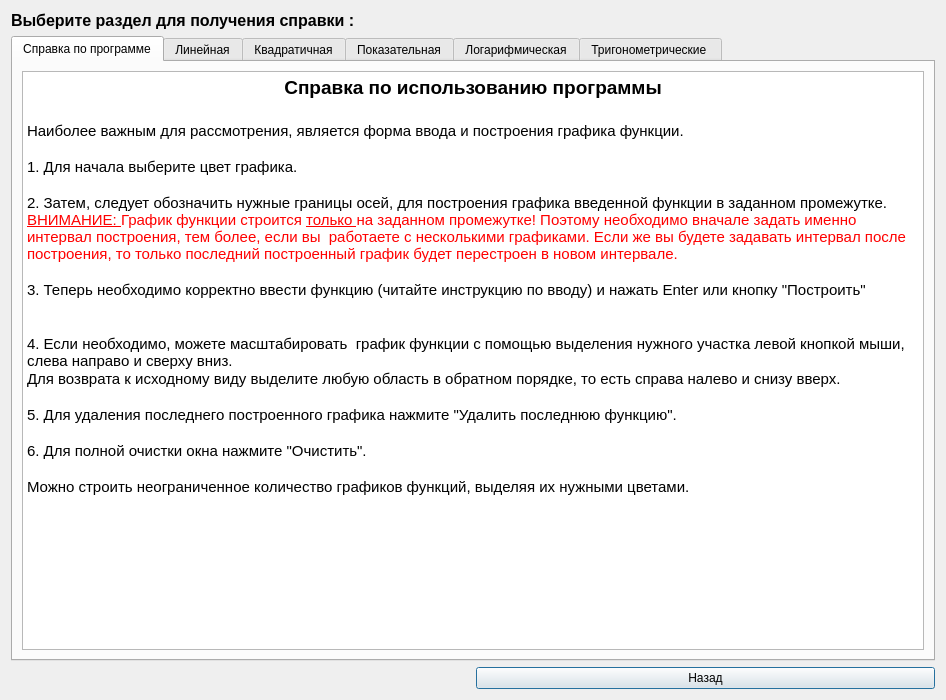
<?xml version="1.0" encoding="UTF-8"?>
<ui version="4.0">
 <class>help</class>
 <widget class="QDialog" name="help">
  <property name="geometry">
   <rect>
    <x>0</x>
    <y>0</y>
    <width>946</width>
    <height>700</height>
   </rect>
  </property>
  <property name="windowTitle">
   <string>GraphX - Справка </string>
  </property>
  <property name="windowIcon">
   <iconset resource="res.qrc">
    <normaloff>:/Res/res/Eclipse.png</normaloff>:/Res/res/Eclipse.png</iconset>
  </property>
  <layout class="QGridLayout" name="gridLayout">
   <item row="0" column="0">
    <widget class="QLabel" name="label">
     <property name="font">
      <font>
       <pointsize>12</pointsize>
       <weight>75</weight>
       <bold>true</bold>
      </font>
     </property>
     <property name="text">
      <string>Выберите раздел для получения справки :</string>
     </property>
    </widget>
   </item>
   <item row="2" column="1">
    <widget class="QPushButton" name="pushButton">
     <property name="text">
      <string>Назад</string>
     </property>
    </widget>
   </item>
   <item row="1" column="0" colspan="2">
    <widget class="QTabWidget" name="tabWidget">
     <property name="currentIndex">
      <number>0</number>
     </property>
     <widget class="QWidget" name="tab_6">
      <attribute name="title">
       <string>Справка по программе</string>
      </attribute>
      <layout class="QGridLayout" name="gridLayout_7">
       <item row="0" column="0">
        <widget class="QTextEdit" name="textEdit_6">
         <property name="readOnly">
          <bool>true</bool>
         </property>
         <property name="html">
          <string>&lt;!DOCTYPE HTML PUBLIC &quot;-//W3C//DTD HTML 4.0//EN&quot; &quot;http://www.w3.org/TR/REC-html40/strict.dtd&quot;&gt;
&lt;html&gt;&lt;head&gt;&lt;meta name=&quot;qrichtext&quot; content=&quot;1&quot; /&gt;&lt;style type=&quot;text/css&quot;&gt;
p, li { white-space: pre-wrap; }
&lt;/style&gt;&lt;/head&gt;&lt;body style=&quot; font-family:'Ubuntu'; font-size:11pt; font-weight:400; font-style:normal;&quot;&gt;
&lt;p align=&quot;center&quot; style=&quot; margin-top:0px; margin-bottom:0px; margin-left:0px; margin-right:0px; -qt-block-indent:0; text-indent:0px;&quot;&gt;&lt;span style=&quot; font-size:14pt; font-weight:600;&quot;&gt;Справка по использованию программы&lt;/span&gt;&lt;/p&gt;
&lt;p style=&quot;-qt-paragraph-type:empty; margin-top:0px; margin-bottom:0px; margin-left:0px; margin-right:0px; -qt-block-indent:0; text-indent:0px; font-size:14pt; font-weight:600;&quot;&gt;&lt;/p&gt;
&lt;p style=&quot; margin-top:0px; margin-bottom:0px; margin-left:0px; margin-right:0px; -qt-block-indent:0; text-indent:0px;&quot;&gt;Наиболее важным для рассмотрения, является форма ввода и построения графика функции.&lt;/p&gt;
&lt;p style=&quot;-qt-paragraph-type:empty; margin-top:0px; margin-bottom:0px; margin-left:0px; margin-right:0px; -qt-block-indent:0; text-indent:0px;&quot;&gt;&lt;/p&gt;
&lt;p style=&quot; margin-top:0px; margin-bottom:0px; margin-left:0px; margin-right:0px; -qt-block-indent:0; text-indent:0px;&quot;&gt;1. Для начала выберите цвет графика.&lt;/p&gt;
&lt;p style=&quot;-qt-paragraph-type:empty; margin-top:0px; margin-bottom:0px; margin-left:0px; margin-right:0px; -qt-block-indent:0; text-indent:0px;&quot;&gt;&lt;/p&gt;
&lt;p style=&quot; margin-top:0px; margin-bottom:0px; margin-left:0px; margin-right:0px; -qt-block-indent:0; text-indent:0px;&quot;&gt;2. Затем, следует обозначить нужные границы осей, для построения графика введенной функции в заданном промежутке. &lt;span style=&quot; text-decoration: underline; color:#ff0000;&quot;&gt;ВНИМАНИЕ: &lt;/span&gt;&lt;span style=&quot; color:#ff0000;&quot;&gt;График функции строится &lt;/span&gt;&lt;span style=&quot; text-decoration: underline; color:#ff0000;&quot;&gt;только &lt;/span&gt;&lt;span style=&quot; color:#ff0000;&quot;&gt;на заданном промежутке! Поэтому необходимо вначале задать именно интервал построения, тем более, если вы  работаете с несколькими графиками. Если же вы будете задавать интервал после построения, то только последний построенный график будет перестроен в новом интервале.&lt;/span&gt;&lt;/p&gt;
&lt;p style=&quot;-qt-paragraph-type:empty; margin-top:0px; margin-bottom:0px; margin-left:0px; margin-right:0px; -qt-block-indent:0; text-indent:0px;&quot;&gt;&lt;/p&gt;
&lt;p style=&quot; margin-top:0px; margin-bottom:0px; margin-left:0px; margin-right:0px; -qt-block-indent:0; text-indent:0px;&quot;&gt;3. Теперь необходимо корректно ввести функцию (читайте инструкцию по вводу) и нажать Enter или кнопку &amp;quot;Построить&amp;quot;&lt;/p&gt;
&lt;p style=&quot;-qt-paragraph-type:empty; margin-top:0px; margin-bottom:0px; margin-left:0px; margin-right:0px; -qt-block-indent:0; text-indent:0px;&quot;&gt;&lt;/p&gt;
&lt;p style=&quot;-qt-paragraph-type:empty; margin-top:0px; margin-bottom:0px; margin-left:0px; margin-right:0px; -qt-block-indent:0; text-indent:0px;&quot;&gt;&lt;/p&gt;
&lt;p style=&quot; margin-top:0px; margin-bottom:0px; margin-left:0px; margin-right:0px; -qt-block-indent:0; text-indent:0px;&quot;&gt;4. Если необходимо, можете масштабировать  график функции с помощью выделения нужного участка левой кнопкой мыши, слева направо и сверху вниз.&lt;/p&gt;
&lt;p style=&quot; margin-top:0px; margin-bottom:0px; margin-left:0px; margin-right:0px; -qt-block-indent:0; text-indent:0px;&quot;&gt;Для возврата к исходному виду выделите любую область в обратном порядке, то есть справа налево и снизу вверх.&lt;/p&gt;
&lt;p style=&quot;-qt-paragraph-type:empty; margin-top:0px; margin-bottom:0px; margin-left:0px; margin-right:0px; -qt-block-indent:0; text-indent:0px;&quot;&gt;&lt;/p&gt;
&lt;p style=&quot; margin-top:0px; margin-bottom:0px; margin-left:0px; margin-right:0px; -qt-block-indent:0; text-indent:0px;&quot;&gt;5. Для удаления последнего построенного графика нажмите &amp;quot;Удалить последнюю функцию&amp;quot;.&lt;/p&gt;
&lt;p style=&quot;-qt-paragraph-type:empty; margin-top:0px; margin-bottom:0px; margin-left:0px; margin-right:0px; -qt-block-indent:0; text-indent:0px;&quot;&gt;&lt;/p&gt;
&lt;p style=&quot; margin-top:0px; margin-bottom:0px; margin-left:0px; margin-right:0px; -qt-block-indent:0; text-indent:0px;&quot;&gt;6. Для полной очистки окна нажмите &amp;quot;Очистить&amp;quot;.&lt;/p&gt;
&lt;p style=&quot;-qt-paragraph-type:empty; margin-top:0px; margin-bottom:0px; margin-left:0px; margin-right:0px; -qt-block-indent:0; text-indent:0px;&quot;&gt;&lt;/p&gt;
&lt;p style=&quot; margin-top:0px; margin-bottom:0px; margin-left:0px; margin-right:0px; -qt-block-indent:0; text-indent:0px;&quot;&gt;Можно строить неограниченное количество графиков функций, выделяя их нужными цветами.&lt;/p&gt;
&lt;p style=&quot;-qt-paragraph-type:empty; margin-top:0px; margin-bottom:0px; margin-left:0px; margin-right:0px; -qt-block-indent:0; text-indent:0px;&quot;&gt;&lt;/p&gt;&lt;/body&gt;&lt;/html&gt;</string>
         </property>
        </widget>
       </item>
      </layout>
     </widget>
     <widget class="QWidget" name="tab">
      <attribute name="title">
       <string>Линейная</string>
      </attribute>
      <layout class="QGridLayout" name="gridLayout_2">
       <item row="0" column="0">
        <widget class="QTextEdit" name="textEdit">
         <property name="readOnly">
          <bool>true</bool>
         </property>
         <property name="html">
          <string>&lt;!DOCTYPE HTML PUBLIC &quot;-//W3C//DTD HTML 4.0//EN&quot; &quot;http://www.w3.org/TR/REC-html40/strict.dtd&quot;&gt;
&lt;html&gt;&lt;head&gt;&lt;meta name=&quot;qrichtext&quot; content=&quot;1&quot; /&gt;&lt;style type=&quot;text/css&quot;&gt;
p, li { white-space: pre-wrap; }
&lt;/style&gt;&lt;/head&gt;&lt;body style=&quot; font-family:'Ubuntu'; font-size:11pt; font-weight:400; font-style:normal;&quot;&gt;
&lt;p style=&quot; margin-top:12px; margin-bottom:12px; margin-left:0px; margin-right:0px; -qt-block-indent:0; text-indent:0px;&quot;&gt;&lt;span style=&quot; font-family:'Courier New, monospace'; font-size:14pt; font-weight:600; color:#000000;&quot;&gt;Линейная функция&lt;/span&gt;&lt;span style=&quot; font-family:'Courier New, monospace'; font-size:medium; font-weight:600; color:#000000;&quot;&gt; &lt;/span&gt;&lt;span style=&quot; font-family:'Courier New, monospace'; font-size:medium; color:#000000;&quot;&gt;— функция вида:&lt;/span&gt;&lt;/p&gt;
&lt;p style=&quot; margin-top:8px; margin-bottom:8px; margin-left:0px; margin-right:0px; -qt-block-indent:0; text-indent:0px;&quot;&gt;&lt;span style=&quot; font-family:'Courier New, monospace'; font-size:large; font-weight:600; font-style:italic; color:#aa0000;&quot;&gt;y&lt;/span&gt;&lt;span style=&quot; font-family:'Courier New, monospace'; font-size:large; font-weight:600; color:#aa0000;&quot;&gt;=&lt;/span&gt;&lt;span style=&quot; font-family:'Courier New, monospace'; font-size:large; font-weight:600; font-style:italic; color:#aa0000;&quot;&gt;kx&lt;/span&gt;&lt;span style=&quot; font-family:'Courier New, monospace'; font-size:large; font-weight:600; color:#aa0000;&quot;&gt;+&lt;/span&gt;&lt;span style=&quot; font-family:'Courier New, monospace'; font-size:large; font-weight:600; font-style:italic; color:#aa0000;&quot;&gt;b&lt;/span&gt;&lt;/p&gt;
&lt;p style=&quot; margin-top:8px; margin-bottom:8px; margin-left:0px; margin-right:0px; -qt-block-indent:0; text-indent:0px;&quot;&gt;&lt;img src=&quot;:/Res/res/Linear_functions2.PNG&quot; /&gt;&lt;/p&gt;
&lt;p style=&quot;-qt-paragraph-type:empty; margin-top:8px; margin-bottom:8px; margin-left:0px; margin-right:0px; -qt-block-indent:0; text-indent:0px; font-family:'Courier New, monospace'; font-size:large; font-weight:600; font-style:italic; color:#aa0000;&quot;&gt;&lt;/p&gt;
&lt;p style=&quot;-qt-paragraph-type:empty; margin-top:8px; margin-bottom:8px; margin-left:0px; margin-right:0px; -qt-block-indent:0; text-indent:0px; font-family:'Courier New, monospace'; font-size:large; font-weight:600; font-style:italic; color:#aa0000;&quot;&gt;&lt;/p&gt;
&lt;p style=&quot; margin-top:0px; margin-bottom:0px; margin-left:0px; margin-right:0px; -qt-block-indent:0; text-indent:0px;&quot;&gt;&lt;a name=&quot;.D0.A1.D0.B2.D0.BE.D0.B9.D1.81.D1.82.D0.B2.D0.B0&quot;&gt;&lt;/a&gt;&lt;span style=&quot; font-family:'Courier New, monospace'; font-size:medium; font-weight:600; text-decoration: underline; color:#000000;&quot;&gt;С&lt;/span&gt;&lt;span style=&quot; font-family:'Courier New, monospace'; font-size:medium; font-weight:600; text-decoration: underline; color:#000000;&quot;&gt;войства:&lt;/span&gt;&lt;/p&gt;
&lt;ul style=&quot;margin-top: 0px; margin-bottom: 0px; margin-left: 0px; margin-right: 0px; -qt-list-indent: 1;&quot;&gt;&lt;li style=&quot; margin-top:12px; margin-bottom:0px; margin-left:0px; margin-right:0px; -qt-block-indent:0; text-indent:0px;&quot;&gt;&lt;span style=&quot; font-family:'Courier New, monospace'; font-size:medium; font-style:italic; color:#000000;&quot;&gt;k является тангенсом угла, который образует прямая с положительным направлением оси абсцисс.&lt;/span&gt;&lt;span style=&quot; font-style:italic;&quot;&gt; &lt;/span&gt;&lt;/li&gt;
&lt;li style=&quot; margin-top:12px; margin-bottom:0px; margin-left:0px; margin-right:0px; -qt-block-indent:0; text-indent:0px;&quot;&gt;&lt;span style=&quot; font-family:'Courier New, monospace'; font-size:medium; font-style:italic; color:#000000;&quot;&gt;При k &amp;gt; 0, прямая образует острый угол с осью абсцисс.&lt;/span&gt;&lt;span style=&quot; font-style:italic;&quot;&gt; &lt;/span&gt;&lt;/li&gt;
&lt;li style=&quot; font-style:italic;&quot; style=&quot; margin-top:12px; margin-bottom:0px; margin-left:0px; margin-right:0px; -qt-block-indent:0; text-indent:0px;&quot;&gt;&lt;span style=&quot; font-family:'Courier New, monospace'; font-size:medium; color:#000000;&quot;&gt;При k &amp;lt; 0, прямая образует тупой угол с осью абсцисс.&lt;/span&gt; &lt;/li&gt;
&lt;li style=&quot; margin-top:12px; margin-bottom:0px; margin-left:0px; margin-right:0px; -qt-block-indent:0; text-indent:0px;&quot;&gt;&lt;span style=&quot; font-family:'Courier New, monospace'; font-size:medium; font-style:italic; color:#000000;&quot;&gt;При k = 0, прямая параллельна оси абсцисс&lt;/span&gt;&lt;span style=&quot; font-style:italic;&quot;&gt; &lt;/span&gt;&lt;/li&gt;
&lt;li style=&quot; font-style:italic;&quot; style=&quot; margin-top:12px; margin-bottom:0px; margin-left:0px; margin-right:0px; -qt-block-indent:0; text-indent:0px;&quot;&gt;&lt;span style=&quot; font-family:'Courier New, monospace'; font-size:medium; color:#000000;&quot;&gt;b является показателем ординаты точки пересечения прямой с осью ординат.&lt;/span&gt; &lt;/li&gt;
&lt;li style=&quot; font-style:italic;&quot; style=&quot; margin-top:12px; margin-bottom:0px; margin-left:0px; margin-right:0px; -qt-block-indent:0; text-indent:0px;&quot;&gt;&lt;span style=&quot; font-family:'Courier New, monospace'; font-size:medium; color:#000000;&quot;&gt;При b = 0, прямая проходит через начало координат.&lt;/span&gt;&lt;/li&gt;&lt;/ul&gt;
&lt;p style=&quot; margin-top:12px; margin-bottom:12px; margin-left:0px; margin-right:0px; -qt-block-indent:0; text-indent:0px;&quot;&gt;&lt;br /&gt;&lt;/p&gt;&lt;/body&gt;&lt;/html&gt;</string>
         </property>
        </widget>
       </item>
      </layout>
     </widget>
     <widget class="QWidget" name="tab_2">
      <attribute name="title">
       <string>Квадратичная</string>
      </attribute>
      <layout class="QGridLayout" name="gridLayout_3">
       <item row="0" column="0">
        <widget class="QTextEdit" name="textEdit_2">
         <property name="readOnly">
          <bool>true</bool>
         </property>
         <property name="html">
          <string>&lt;!DOCTYPE HTML PUBLIC &quot;-//W3C//DTD HTML 4.0//EN&quot; &quot;http://www.w3.org/TR/REC-html40/strict.dtd&quot;&gt;
&lt;html&gt;&lt;head&gt;&lt;meta name=&quot;qrichtext&quot; content=&quot;1&quot; /&gt;&lt;style type=&quot;text/css&quot;&gt;
p, li { white-space: pre-wrap; }
&lt;/style&gt;&lt;/head&gt;&lt;body style=&quot; font-family:'Ubuntu'; font-size:11pt; font-weight:400; font-style:normal;&quot;&gt;
&lt;p style=&quot; margin-top:12px; margin-bottom:12px; margin-left:0px; margin-right:0px; -qt-block-indent:0; text-indent:0px;&quot;&gt;&lt;span style=&quot; font-family:'Courier New, monospace'; font-size:medium; font-weight:600; color:#000000;&quot;&gt;Квадратичной функцией &lt;/span&gt;&lt;span style=&quot; font-family:'Courier New, monospace'; font-size:medium; color:#000000;&quot;&gt;называется функция , которую можно задать формулой вида: &lt;/span&gt;&lt;/p&gt;
&lt;p style=&quot; margin-top:12px; margin-bottom:12px; margin-left:0px; margin-right:0px; -qt-block-indent:0; text-indent:0px;&quot;&gt;&lt;span style=&quot; font-family:'Courier New, monospace'; font-size:14pt; font-weight:600; color:#aa0000;&quot;&gt;f(x) = ax&lt;/span&gt;&lt;span style=&quot; font-family:'Courier New, monospace'; font-size:14pt; font-weight:600; color:#aa0000; vertical-align:super;&quot;&gt;2&lt;/span&gt;&lt;span style=&quot; font-family:'Courier New, monospace'; font-size:14pt; font-weight:600; color:#aa0000;&quot;&gt; + bx + c &lt;/span&gt;&lt;span style=&quot; font-family:'Courier New, monospace'; font-size:medium; color:#000000;&quot;&gt;, где&lt;/span&gt;&lt;span style=&quot; font-family:'Courier New, monospace'; font-size:12pt; color:#aa0000;&quot;&gt; a&lt;/span&gt;&lt;span style=&quot; font-size:12pt; color:#aa0000;&quot;&gt;≠&lt;/span&gt;&lt;span style=&quot; font-family:'Courier New, monospace'; font-size:12pt; color:#aa0000;&quot;&gt;0&lt;/span&gt;&lt;span style=&quot; font-family:'Courier New, monospace'; font-size:medium; color:#aa0000;&quot;&gt; &lt;/span&gt;&lt;span style=&quot; font-family:'Courier New, monospace'; font-size:medium; color:#000000;&quot;&gt;.&lt;/span&gt;&lt;/p&gt;
&lt;p style=&quot;-qt-paragraph-type:empty; margin-top:12px; margin-bottom:12px; margin-left:0px; margin-right:0px; -qt-block-indent:0; text-indent:0px;&quot;&gt;&lt;/p&gt;
&lt;p style=&quot; margin-top:12px; margin-bottom:12px; margin-left:0px; margin-right:0px; -qt-block-indent:0; text-indent:0px;&quot;&gt;&lt;img src=&quot;:/Res/res/kvadr2.png&quot; /&gt;&lt;/p&gt;
&lt;p style=&quot;-qt-paragraph-type:empty; margin-top:12px; margin-bottom:12px; margin-left:0px; margin-right:0px; -qt-block-indent:0; text-indent:0px; font-family:'Courier New, monospace'; font-size:medium; color:#000000;&quot;&gt;&lt;/p&gt;
&lt;p style=&quot; margin-top:12px; margin-bottom:12px; margin-left:0px; margin-right:0px; -qt-block-indent:0; text-indent:0px;&quot;&gt;&lt;span style=&quot; font-family:'Courier New, monospace'; font-size:medium; color:#000000;&quot;&gt;Многие свойства квадратичной функции зависят от значения дискриминанта. Дискриминант вычисляется по формуле D = b — 4 ac &lt;/span&gt;&lt;/p&gt;
&lt;p style=&quot; margin-top:0px; margin-bottom:0px; margin-left:0px; margin-right:0px; -qt-block-indent:0; text-indent:0px;&quot;&gt;&lt;a name=&quot;__DdeLink__2_626114461&quot;&gt;&lt;/a&gt;&lt;br /&gt;&lt;img src=&quot;:/Res/res/kvadr.png&quot; /&gt;&lt;br /&gt;&lt;/p&gt;&lt;/body&gt;&lt;/html&gt;</string>
         </property>
        </widget>
       </item>
      </layout>
     </widget>
     <widget class="QWidget" name="tab_4">
      <attribute name="title">
       <string>Показательная</string>
      </attribute>
      <layout class="QGridLayout" name="gridLayout_4">
       <item row="0" column="0">
        <widget class="QTextEdit" name="textEdit_3">
         <property name="readOnly">
          <bool>true</bool>
         </property>
         <property name="html">
          <string>&lt;!DOCTYPE HTML PUBLIC &quot;-//W3C//DTD HTML 4.0//EN&quot; &quot;http://www.w3.org/TR/REC-html40/strict.dtd&quot;&gt;
&lt;html&gt;&lt;head&gt;&lt;meta name=&quot;qrichtext&quot; content=&quot;1&quot; /&gt;&lt;style type=&quot;text/css&quot;&gt;
p, li { white-space: pre-wrap; }
&lt;/style&gt;&lt;/head&gt;&lt;body style=&quot; font-family:'Ubuntu'; font-size:11pt; font-weight:400; font-style:normal;&quot;&gt;
&lt;p style=&quot; margin-top:0px; margin-bottom:0px; margin-left:0px; margin-right:0px; -qt-block-indent:0; text-indent:0px;&quot;&gt;&lt;span style=&quot; font-family:'sans-serif'; font-weight:600; color:#000000; background-color:#ffffff;&quot;&gt;Показательная функция&lt;/span&gt;&lt;span style=&quot; font-family:'sans-serif'; color:#000000; background-color:#ffffff;&quot;&gt; —  &lt;/span&gt;&lt;/p&gt;
&lt;p style=&quot;-qt-paragraph-type:empty; margin-top:0px; margin-bottom:0px; margin-left:0px; margin-right:0px; -qt-block-indent:0; text-indent:0px; font-family:'sans-serif'; color:#000000;&quot;&gt;&lt;/p&gt;
&lt;p style=&quot; margin-top:0px; margin-bottom:0px; margin-left:0px; margin-right:0px; -qt-block-indent:0; text-indent:0px;&quot;&gt;&lt;span style=&quot; font-family:'sans-serif'; font-size:16pt; font-weight:600; color:#aa0000; background-color:#ffffff;&quot;&gt;f(x) = a&lt;/span&gt;&lt;span style=&quot; font-family:'sans-serif'; font-size:16pt; font-weight:600; color:#aa0000; background-color:#ffffff; vertical-align:super;&quot;&gt;x    &lt;/span&gt;&lt;span style=&quot; font-family:'sans-serif'; color:#000000; background-color:#ffffff;&quot;&gt;, где &lt;/span&gt;&lt;span style=&quot; font-family:'serif'; font-style:italic; color:#000000; background-color:#ffffff;&quot;&gt;a&lt;/span&gt;&lt;span style=&quot; font-family:'sans-serif'; color:#000000; background-color:#ffffff;&quot;&gt; называется «основанием», а &lt;/span&gt;&lt;span style=&quot; font-family:'serif'; font-style:italic; color:#000000; background-color:#ffffff;&quot;&gt;x&lt;/span&gt;&lt;span style=&quot; font-family:'sans-serif'; color:#000000; background-color:#ffffff;&quot;&gt; — «показателем» степени.&lt;/span&gt;&lt;/p&gt;
&lt;p style=&quot;-qt-paragraph-type:empty; margin-top:0px; margin-bottom:0px; margin-left:0px; margin-right:0px; -qt-block-indent:0; text-indent:0px; font-family:'sans-serif'; color:#000000;&quot;&gt;&lt;/p&gt;
&lt;p style=&quot; margin-top:0px; margin-bottom:0px; margin-left:0px; margin-right:0px; -qt-block-indent:0; text-indent:0px;&quot;&gt;&lt;img src=&quot;:/Res/res/pokaz2.png&quot; /&gt;&lt;/p&gt;
&lt;p style=&quot;-qt-paragraph-type:empty; margin-top:0px; margin-bottom:0px; margin-left:0px; margin-right:0px; -qt-block-indent:0; text-indent:0px; font-family:'sans-serif'; color:#000000;&quot;&gt;&lt;/p&gt;
&lt;p style=&quot; margin-top:0px; margin-bottom:0px; margin-left:0px; margin-right:0px; -qt-block-indent:0; text-indent:0px;&quot;&gt;&lt;span style=&quot; font-family:'sans-serif'; font-weight:600; color:#000000;&quot;&gt;График функции y = 2&lt;/span&gt;&lt;span style=&quot; font-family:'sans-serif'; font-weight:600; color:#000000; vertical-align:super;&quot;&gt;x &lt;/span&gt;&lt;span style=&quot; font-family:'sans-serif'; font-weight:600; color:#000000;&quot;&gt;:&lt;/span&gt;&lt;/p&gt;
&lt;p style=&quot;-qt-paragraph-type:empty; margin-top:0px; margin-bottom:0px; margin-left:0px; margin-right:0px; -qt-block-indent:0; text-indent:0px;&quot;&gt;&lt;/p&gt;
&lt;p style=&quot; margin-top:0px; margin-bottom:0px; margin-left:0px; margin-right:0px; -qt-block-indent:0; text-indent:0px;&quot;&gt;&lt;img src=&quot;:/Res/res/pokaz.png&quot; /&gt;&lt;/p&gt;
&lt;p style=&quot;-qt-paragraph-type:empty; margin-top:0px; margin-bottom:0px; margin-left:0px; margin-right:0px; -qt-block-indent:0; text-indent:0px; font-family:'sans-serif'; color:#000000;&quot;&gt;&lt;/p&gt;&lt;/body&gt;&lt;/html&gt;</string>
         </property>
        </widget>
       </item>
      </layout>
     </widget>
     <widget class="QWidget" name="tab_5">
      <attribute name="title">
       <string>Логарифмическая</string>
      </attribute>
      <layout class="QGridLayout" name="gridLayout_5">
       <item row="0" column="0">
        <widget class="QTextEdit" name="textEdit_5">
         <property name="readOnly">
          <bool>true</bool>
         </property>
         <property name="html">
          <string>&lt;!DOCTYPE HTML PUBLIC &quot;-//W3C//DTD HTML 4.0//EN&quot; &quot;http://www.w3.org/TR/REC-html40/strict.dtd&quot;&gt;
&lt;html&gt;&lt;head&gt;&lt;meta name=&quot;qrichtext&quot; content=&quot;1&quot; /&gt;&lt;style type=&quot;text/css&quot;&gt;
p, li { white-space: pre-wrap; }
&lt;/style&gt;&lt;/head&gt;&lt;body style=&quot; font-family:'Ubuntu'; font-size:11pt; font-weight:400; font-style:normal;&quot;&gt;
&lt;p style=&quot; margin-top:0px; margin-bottom:0px; margin-left:0px; margin-right:0px; -qt-block-indent:0; text-indent:0px;&quot;&gt;&lt;span style=&quot; font-size:14pt; font-weight:600;&quot;&gt;Логарифмическая функция&lt;/span&gt;&lt;/p&gt;
&lt;p style=&quot;-qt-paragraph-type:empty; margin-top:0px; margin-bottom:0px; margin-left:0px; margin-right:0px; -qt-block-indent:0; text-indent:0px; font-size:14pt; font-weight:600;&quot;&gt;&lt;/p&gt;
&lt;p style=&quot; margin-top:0px; margin-bottom:0px; margin-left:0px; margin-right:0px; -qt-block-indent:0; text-indent:0px;&quot;&gt;&lt;span style=&quot; font-family:'sans-serif'; font-size:medium; color:#000000;&quot;&gt;Если рассматрив&lt;/span&gt;&lt;span style=&quot; font-family:'sans-serif'; color:#000000;&quot;&gt;ать логарифмируемое число как переменную, мы получим логарифмическую ф&lt;/span&gt;&lt;span style=&quot; font-family:'sans-serif'; font-size:medium; color:#000000;&quot;&gt;ункцию:&lt;/span&gt;&lt;/p&gt;
&lt;p style=&quot; margin-top:12px; margin-bottom:12px; margin-left:0px; margin-right:0px; -qt-block-indent:0; text-indent:0px;&quot;&gt;&lt;span style=&quot; font-size:14pt; color:#aa0000;&quot;&gt;y = log&lt;/span&gt;&lt;span style=&quot; font-size:14pt; color:#aa0000; vertical-align:sub;&quot;&gt;a&lt;/span&gt;&lt;span style=&quot; font-size:14pt; color:#aa0000;&quot;&gt;(x)&lt;/span&gt;&lt;/p&gt;
&lt;p style=&quot; margin-top:12px; margin-bottom:12px; margin-left:0px; margin-right:0px; -qt-block-indent:0; text-indent:0px;&quot;&gt;&lt;span style=&quot; font-family:'sans-serif'; font-size:medium; color:#000000;&quot;&gt;Она определена при a&amp;gt;0, a &lt;/span&gt;&lt;span style=&quot; font-size:14pt; color:#000000;&quot;&gt;≠&lt;/span&gt;&lt;span style=&quot; font-family:'sans-serif'; font-size:medium; color:#000000;&quot;&gt; 1 ; x&amp;gt;0  . Область значений: E(y) = (- &lt;/span&gt;&lt;span style=&quot; font-size:18pt;&quot;&gt;∞ &lt;/span&gt;&lt;span style=&quot; font-family:'sans-serif'; font-size:medium; color:#000000;&quot;&gt;; &lt;/span&gt;&lt;span style=&quot; font-size:18pt;&quot;&gt;∞&lt;/span&gt;&lt;span style=&quot; font-family:'sans-serif'; font-size:18pt; color:#000000;&quot;&gt; &lt;/span&gt;&lt;span style=&quot; font-family:'sans-serif'; font-size:medium; color:#000000;&quot;&gt;) . &lt;/span&gt;&lt;/p&gt;
&lt;p style=&quot; margin-top:12px; margin-bottom:12px; margin-left:0px; margin-right:0px; -qt-block-indent:0; text-indent:0px;&quot;&gt;&lt;span style=&quot; font-family:'sans-serif'; font-size:medium; color:#000000;&quot;&gt;Функция является строго возрастающей при &lt;/span&gt;&lt;span style=&quot; font-family:'serif'; font-size:medium; font-style:italic; color:#000000;&quot;&gt;a&lt;/span&gt;&lt;span style=&quot; font-family:'serif'; font-size:medium; color:#000000;&quot;&gt;&amp;gt; 1 &lt;/span&gt;&lt;span style=&quot; font-family:'sans-serif'; font-size:medium; color:#000000;&quot;&gt;и строго убывающей при &lt;/span&gt;&lt;span style=&quot; font-family:'serif'; font-size:medium; color:#000000;&quot;&gt;0 &amp;lt;&lt;/span&gt;&lt;span style=&quot; font-family:'serif'; font-size:medium; font-style:italic; color:#000000;&quot;&gt;a &lt;/span&gt;&lt;span style=&quot; font-family:'serif'; font-size:medium; color:#000000;&quot;&gt;&amp;lt; 1&lt;/span&gt;&lt;span style=&quot; font-family:'sans-serif'; font-size:medium; color:#000000;&quot;&gt;. График любой логарифмической функции проходит через точку &lt;/span&gt;&lt;span style=&quot; font-family:'serif'; font-size:medium; color:#000000;&quot;&gt;(1;0)&lt;/span&gt;&lt;span style=&quot; font-family:'sans-serif'; font-size:medium; color:#000000;&quot;&gt;. Функция и неограниченно всюду в своей области определения.&lt;/span&gt;&lt;/p&gt;
&lt;p style=&quot; margin-top:0px; margin-bottom:0px; margin-left:0px; margin-right:0px; -qt-block-indent:0; text-indent:0px;&quot;&gt;&lt;img src=&quot;:/Res/res/log.png&quot; /&gt;&lt;/p&gt;&lt;/body&gt;&lt;/html&gt;</string>
         </property>
        </widget>
       </item>
      </layout>
     </widget>
     <widget class="QWidget" name="tab_3">
      <attribute name="title">
       <string>Тригонометрические </string>
      </attribute>
      <layout class="QGridLayout" name="gridLayout_6">
       <item row="0" column="0">
        <widget class="QTextEdit" name="textEdit_4">
         <property name="readOnly">
          <bool>true</bool>
         </property>
         <property name="html">
          <string>&lt;!DOCTYPE HTML PUBLIC &quot;-//W3C//DTD HTML 4.0//EN&quot; &quot;http://www.w3.org/TR/REC-html40/strict.dtd&quot;&gt;
&lt;html&gt;&lt;head&gt;&lt;meta name=&quot;qrichtext&quot; content=&quot;1&quot; /&gt;&lt;style type=&quot;text/css&quot;&gt;
p, li { white-space: pre-wrap; }
&lt;/style&gt;&lt;/head&gt;&lt;body style=&quot; font-family:'Ubuntu'; font-size:11pt; font-weight:400; font-style:normal;&quot;&gt;
&lt;p style=&quot; margin-top:7px; margin-bottom:9px; margin-left:0px; margin-right:0px; -qt-block-indent:0; text-indent:0px;&quot;&gt;&lt;span style=&quot; font-family:'sans-serif'; font-weight:600; color:#000000;&quot;&gt;Тригонометри́ческие фу́нкции&lt;/span&gt;&lt;span style=&quot; font-family:'sans-serif'; color:#000000;&quot;&gt; —элементарные функции, которые исторически возникли при рассмотрении прямоугольных тряугольников и выражали зависимости сторон этих треугольников от острых углов при гипотенузе (или, что эквивалентно, зависимость хорд и высот от центрального угла в круге). Эти функции нашли широчайшее применение в самых разных областях науки. Впоследствии определение тригонометрических функций было расширено, их аргументом теперь может быть произвольное вещественное или даже комплексное число. Наука, изучающая свойства тригонометрических функций, называется тригонометрией.&lt;/span&gt;&lt;/p&gt;
&lt;p style=&quot; margin-top:7px; margin-bottom:9px; margin-left:0px; margin-right:0px; -qt-block-indent:0; text-indent:0px;&quot;&gt;&lt;span style=&quot; font-family:'sans-serif'; color:#000000;&quot;&gt;К &lt;/span&gt;&lt;span style=&quot; font-family:'sans-serif'; font-weight:600; color:#000000;&quot;&gt;тригонометрическим функциям&lt;/span&gt;&lt;span style=&quot; font-family:'sans-serif'; color:#000000;&quot;&gt; относятся, во-первых, &lt;/span&gt;&lt;span style=&quot; font-family:'sans-serif'; font-style:italic; color:#000000;&quot;&gt;прямые тригонометрические функции&lt;/span&gt;&lt;span style=&quot; font-family:'sans-serif'; color:#000000;&quot;&gt;:&lt;/span&gt;&lt;/p&gt;
&lt;ul type=&quot;square&quot; style=&quot;margin-top: 0px; margin-bottom: 0px; margin-left: 0px; margin-right: 0px; -qt-list-indent: 1;&quot;&gt;&lt;li style=&quot; font-family:'sans-serif'; color:#000000;&quot; style=&quot; margin-top:5px; margin-bottom:2px; margin-left:26px; margin-right:0px; -qt-block-indent:0; text-indent:0px;&quot;&gt;&lt;span style=&quot; font-weight:600; color:#aa0000;&quot;&gt;синус&lt;/span&gt;&lt;span style=&quot; color:#aa0000;&quot;&gt; (&lt;/span&gt;&lt;span style=&quot; font-family:'serif,palatino linotype,new athena unicode,athena,gentium,code2000'; color:#aa0000;&quot;&gt;sin &lt;/span&gt;&lt;span style=&quot; font-family:'serif,palatino linotype,new athena unicode,athena,gentium,code2000'; font-style:italic; color:#aa0000;&quot;&gt;x&lt;/span&gt;&lt;span style=&quot; color:#aa0000;&quot;&gt;),&lt;/span&gt;&lt;/li&gt;
&lt;li style=&quot; font-family:'sans-serif'; color:#aa0000;&quot; style=&quot; margin-top:0px; margin-bottom:2px; margin-left:26px; margin-right:0px; -qt-block-indent:0; text-indent:0px;&quot;&gt;&lt;span style=&quot; font-weight:600;&quot;&gt;косинус&lt;/span&gt; (&lt;span style=&quot; font-family:'serif,palatino linotype,new athena unicode,athena,gentium,code2000';&quot;&gt;cos &lt;/span&gt;&lt;span style=&quot; font-family:'serif,palatino linotype,new athena unicode,athena,gentium,code2000'; font-style:italic;&quot;&gt;x&lt;/span&gt;);&lt;/li&gt;&lt;/ul&gt;
&lt;p style=&quot; margin-top:7px; margin-bottom:9px; margin-left:0px; margin-right:0px; -qt-block-indent:0; text-indent:0px;&quot;&gt;&lt;span style=&quot; font-family:'sans-serif'; color:#000000;&quot;&gt;во-вторых, противоположные им тригонометрические функции:&lt;/span&gt;&lt;/p&gt;
&lt;ul type=&quot;square&quot; style=&quot;margin-top: 0px; margin-bottom: 0px; margin-left: 0px; margin-right: 0px; -qt-list-indent: 1;&quot;&gt;&lt;li style=&quot; font-family:'sans-serif'; color:#000000;&quot; style=&quot; margin-top:5px; margin-bottom:2px; margin-left:26px; margin-right:0px; -qt-block-indent:0; text-indent:0px;&quot;&gt;&lt;span style=&quot; font-weight:600; color:#aa0000;&quot;&gt;секанс&lt;/span&gt;&lt;span style=&quot; color:#aa0000;&quot;&gt; (&lt;/span&gt;&lt;span style=&quot; font-family:'serif,palatino linotype,new athena unicode,athena,gentium,code2000'; color:#aa0000;&quot;&gt;sec &lt;/span&gt;&lt;span style=&quot; font-family:'serif,palatino linotype,new athena unicode,athena,gentium,code2000'; font-style:italic; color:#aa0000;&quot;&gt;x  &lt;/span&gt;&lt;span style=&quot; color:#aa0000;&quot;&gt;) &lt;/span&gt;&lt;/li&gt;
&lt;li style=&quot; font-family:'sans-serif'; color:#aa0000;&quot; style=&quot; margin-top:0px; margin-bottom:2px; margin-left:26px; margin-right:0px; -qt-block-indent:0; text-indent:0px;&quot;&gt;&lt;span style=&quot; font-weight:600;&quot;&gt;косеканс&lt;/span&gt; (&lt;span style=&quot; font-family:'serif,palatino linotype,new athena unicode,athena,gentium,code2000';&quot;&gt;cosec &lt;/span&gt;&lt;span style=&quot; font-family:'serif,palatino linotype,new athena unicode,athena,gentium,code2000'; font-style:italic;&quot;&gt;x&lt;/span&gt;);&lt;/li&gt;&lt;/ul&gt;
&lt;p style=&quot; margin-top:7px; margin-bottom:9px; margin-left:0px; margin-right:0px; -qt-block-indent:0; text-indent:0px;&quot;&gt;&lt;span style=&quot; font-family:'sans-serif'; color:#000000;&quot;&gt;и, в-третьих, производные тригонометрические функции:&lt;/span&gt;&lt;/p&gt;
&lt;ul type=&quot;square&quot; style=&quot;margin-top: 0px; margin-bottom: 0px; margin-left: 0px; margin-right: 0px; -qt-list-indent: 1;&quot;&gt;&lt;li style=&quot; font-family:'sans-serif'; color:#000000;&quot; style=&quot; margin-top:5px; margin-bottom:2px; margin-left:26px; margin-right:0px; -qt-block-indent:0; text-indent:0px;&quot;&gt;&lt;span style=&quot; font-weight:600; color:#aa0000;&quot;&gt;тангенс&lt;/span&gt;&lt;span style=&quot; color:#aa0000;&quot;&gt; (&lt;/span&gt;&lt;span style=&quot; font-family:'serif,palatino linotype,new athena unicode,athena,gentium,code2000'; color:#aa0000;&quot;&gt;tg &lt;/span&gt;&lt;span style=&quot; font-family:'serif,palatino linotype,new athena unicode,athena,gentium,code2000'; font-style:italic; color:#aa0000;&quot;&gt;x&lt;/span&gt;&lt;span style=&quot; color:#aa0000;&quot;&gt;),&lt;/span&gt;&lt;/li&gt;
&lt;li style=&quot; font-family:'sans-serif'; color:#aa0000;&quot; style=&quot; margin-top:0px; margin-bottom:2px; margin-left:26px; margin-right:0px; -qt-block-indent:0; text-indent:0px;&quot;&gt;&lt;span style=&quot; font-weight:600;&quot;&gt;котангенс&lt;/span&gt; (&lt;span style=&quot; font-family:'serif,palatino linotype,new athena unicode,athena,gentium,code2000';&quot;&gt;ctg &lt;/span&gt;&lt;span style=&quot; font-family:'serif,palatino linotype,new athena unicode,athena,gentium,code2000'; font-style:italic;&quot;&gt;x&lt;/span&gt;).&lt;br /&gt;&lt;/li&gt;&lt;/ul&gt;
&lt;p style=&quot; margin-top:0px; margin-bottom:2px; margin-left:26px; margin-right:0px; -qt-block-indent:0; text-indent:0px;&quot;&gt;&lt;span style=&quot; font-family:'sans-serif'; color:#aa0000;&quot;&gt;&lt;br /&gt;&lt;/span&gt;&lt;/p&gt;
&lt;p style=&quot; margin-top:0px; margin-bottom:2px; margin-left:26px; margin-right:0px; -qt-block-indent:0; text-indent:0px;&quot;&gt;&lt;img src=&quot;:/Res/res/sin.png&quot; /&gt;&lt;/p&gt;
&lt;p style=&quot;-qt-paragraph-type:empty; margin-top:0px; margin-bottom:2px; margin-left:26px; margin-right:0px; -qt-block-indent:0; text-indent:0px; font-family:'sans-serif'; color:#aa0000;&quot;&gt;&lt;/p&gt;
&lt;p style=&quot;-qt-paragraph-type:empty; margin-top:0px; margin-bottom:2px; margin-left:26px; margin-right:0px; -qt-block-indent:0; text-indent:0px; font-family:'sans-serif'; color:#aa0000;&quot;&gt;&lt;/p&gt;
&lt;p style=&quot;-qt-paragraph-type:empty; margin-top:0px; margin-bottom:2px; margin-left:26px; margin-right:0px; -qt-block-indent:0; text-indent:0px; font-family:'sans-serif'; color:#aa0000;&quot;&gt;&lt;/p&gt;
&lt;p style=&quot; margin-top:0px; margin-bottom:0px; margin-left:0px; margin-right:0px; -qt-block-indent:0; text-indent:0px;&quot;&gt;&lt;span style=&quot; color:#000000;&quot;&gt;Графики функций y = sin(x) и y = cos(x) :&lt;/span&gt;&lt;/p&gt;
&lt;p style=&quot;-qt-paragraph-type:empty; margin-top:0px; margin-bottom:0px; margin-left:0px; margin-right:0px; -qt-block-indent:0; text-indent:0px; color:#000000;&quot;&gt;&lt;/p&gt;
&lt;p style=&quot; margin-top:0px; margin-bottom:0px; margin-left:0px; margin-right:0px; -qt-block-indent:0; text-indent:0px;&quot;&gt;&lt;img src=&quot;:/Res/res/sin2.png&quot; /&gt;&lt;/p&gt;
&lt;p style=&quot;-qt-paragraph-type:empty; margin-top:0px; margin-bottom:0px; margin-left:0px; margin-right:0px; -qt-block-indent:0; text-indent:0px; color:#000000;&quot;&gt;&lt;/p&gt;
&lt;p style=&quot;-qt-paragraph-type:empty; margin-top:0px; margin-bottom:0px; margin-left:0px; margin-right:0px; -qt-block-indent:0; text-indent:0px;&quot;&gt;&lt;/p&gt;&lt;/body&gt;&lt;/html&gt;</string>
         </property>
        </widget>
       </item>
      </layout>
     </widget>
    </widget>
   </item>
  </layout>
 </widget>
 <resources>
  <include location="res.qrc"/>
 </resources>
 <connections/>
</ui>
